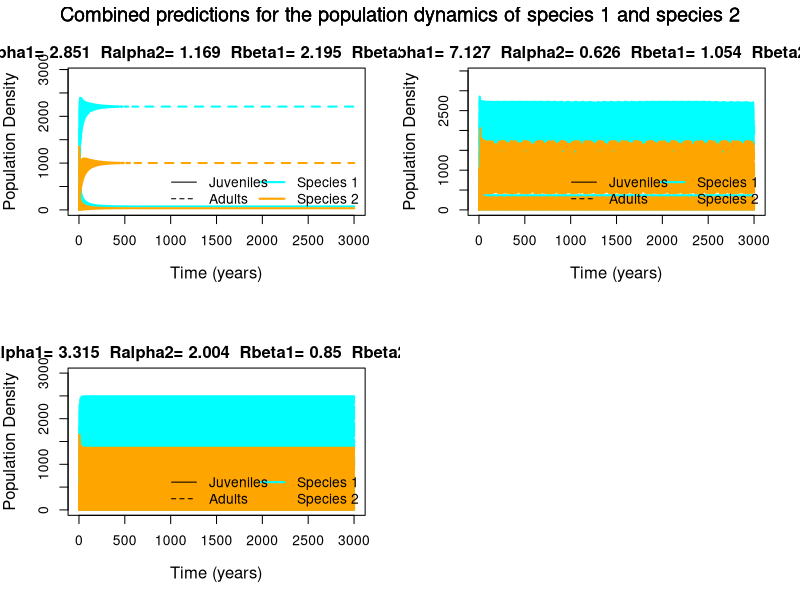

Generate this figure with R:
##Two-stage model with two-species fertility competition


#1. Clearing workspace
rm(list=ls())
graphics.off()

#2. Parameters set on types (lambda 1, lambda 2, alphas...)

fert1<-c(300,300,300)
fert2<-c(250,250,250)

matur1<-c(0.7,0.7,0.7)
matur2 <-c(0.8,0.8,0.8)

# matur1<-c(1,1,1)
# matur2 <-c(1,1,1)

#juvenile survival
phi1 <-c(0.5,0.5,0.5)
phi2 <-c(0.4,0.4,0.4)

#adult survival
#s1a<-c(0.5,0.5,0.5)
#s2a<-c(0.6,0.6,0.6)

s1a<-c(0,0,0)
s2a<-c(0,0,0)

Alphaset<-list(matrix(c(0.1, 0.05, 0.06, 0.1),ncol = 2, byrow = TRUE),
               matrix(c(0.1, 0.02, 0.112, 0.1),ncol = 2, byrow = TRUE),
               matrix(c(0.1, 0.043, 0.035, 0.1),ncol = 2, byrow = TRUE))

Betaset<-list(matrix(c(0.1, 0.06, 0.06, 0.1),ncol = 2, byrow = TRUE),
              matrix(c(0.1, 0.125, 0.01, 0.1),ncol = 2, byrow = TRUE),
              matrix(c(0.1, 0.155, 0.165, 0.1),ncol = 2, byrow = TRUE))


#3. Creating vectors
years <- 3000
TimeVec<-seq(1,years+1)
N1j<-matrix(0,3,years+1)
N2j<-matrix(0,3,years+1)
N1a<-matrix(0,3,years+1)
N2a<-matrix(0,3,years+1)
svar1j<-matrix(0,3,years+1)
svar2j<-matrix(0,3,years+1)

#4. INITIALIZATION
N0 <- 50
for(i in 1:3){
  N1j[i,1] <-0
  N1a[i,1] <-N0
  N2j[i,1] <-0
  N2a[i,1] <-N0
}

for (t in 1:years){
  for(i in 1:3){ 
    alphs <- Alphaset[[i]]
    betas <- Betaset[[i]]
    
    svar1j[i,t] <- phi1[i]/(1+betas[1,1]*N1a[i,t]+betas[1,2]*N2a[i,t])
    svar2j[i,t] <- phi2[i]/(1+betas[2,1]*N1a[i,t]+betas[2,2]*N2a[i,t]) ### corrected indices betas[2,1] and betas[2,2] 29/04/2020
    
    N1j[i,t+1]<-(1-matur1[i])*svar1j[i,t]*N1j[i,t]+
      (fert1[i]/(1+alphs[1,1]*N1a[i,t]+alphs[1,2]*N2a[i,t])*N1a[i,t]) ### corrected svar1j[i] -> svar1j[i,t] 29/04/2020
    N2j[i,t+1]<-(1-matur2[i])*svar2j[i,t]*N2j[i,t]+
      (fert2[i]/(1+alphs[2,2]*N2a[i,t]+alphs[2,1]*N1a[i,t])*N2a[i,t]) ### corrected svar2j[i]-> svar2j[i,t] 29/04/2020
    
    N1a[i,t+1]<-matur1[i]*svar1j[i,t]*N1j[i,t]+s1a[i]*N1a[i,t]  ### corrected svar1j[i] -> svar1j[i,t] 29/04/2020
    N2a[i,t+1]<-matur2[i]*svar2j[i,t]*N2j[i,t]+s2a[i]*N2a[i,t]  ### corrected svar2j[i]-> svar2j[i,t] 29/04/2020
  }
}


#5. Plotting & invasion scores
mat_invasion_crit <-matrix(0,3,4)
par(mfrow=c(2,2))

for(i in 1:3){


  # Invasion scores
  alphs <- Alphaset[[i]]
  betas <- Betaset[[i]]

  s1j<- phi1
  s2j <-phi2

  scrit1j <- (1-s1a)/((1-matur1)*(1-s1a)+fert1*matur1)
  scrit2j <- (1-s2a)/((1-matur2)*(1-s2a)+fert2*matur2)

  f1<-(1/(matur1*s1j))*(1-s1a)*(1-s1j+matur1*s1j)
  f2<-(1/(matur2*s2j))*(1-s2a)*(1-s2j+matur2*s2j)

  Rs1<-phi1/scrit1j-1
  Rs2<-phi2/scrit2j-1

  Rf1<-(fert1/f1)-1
  Rf2<-(fert2/f2)-1


  Inv1<-((Rf1[i])/(Rf2[i]))*(alphs[2,2]/alphs[1,2])
  Inv2<-((Rf2[i])/(Rf1[i]))*(alphs[1,1]/alphs[2,1])
  Inv3<-((Rs1[i])/(Rs2[i]))*(betas[2,2]/betas[1,2])
  Inv4<-((Rs2[i])/(Rs1[i]))*(betas[1,1]/betas[2,1])

  print(c(Inv1,Inv2,Inv3,Inv4))
  mat_invasion_crit[i,] <- c(Inv1,Inv2,Inv3,Inv4)
  # Plottings

  plot(TimeVec,N1j[i,],type="l",
       xlab='Time (years)',ylab='Population Density', cex.main = 1.2,
       ylim=c(0,1.2*max(N1j[i,], N2j[i,], N1a[i,], N2a[i,])),cex.lab = 1.2,lty = 2, lwd = 2 , col='cyan')

  title(paste("Ralpha1=",round(Inv1, 3), " Ralpha2=",round(Inv2, 3), " Rbeta1=", round(Inv3, 3), " Rbeta2=", round(Inv4, 3)),line=0.6,cex=0.7)
  lines(TimeVec,N1a[i,],type="l",lwd=2,col='cyan')
  lines(TimeVec,N2j[i,],lty = 2,lwd=2,col='orange')
  lines(TimeVec,N2a[i,],type="l",lwd=2,col='orange')
  mtext("Combined predictions for the population dynamics of species 1 and species 2",
        outer=TRUE,  cex=1.2, line=-1.5)

  legend("bottomright", legend = c("Species 1", "Species 2"),
         lty = 1, lwd = 2, col = c("cyan", "orange"), cex =1 , bty = "n")
  legend("bottom", legend = c("Juveniles","Adults"),
         lty = c(1,2), cex =1 , bty = "n")
}

pdf(file="2Spe-2LF_semelparous_TS3000.pdf",width = 8, height = 8)
par(mfrow=c(2,2))
for(i in 1:3){
  plot(TimeVec,N1j[i,]+N1a[i,],type="l",
       xlab='Time (years)',ylab='Population Density', cex.main = 1.2,
       ylim=c(0,1.2*max(N1j[i,], N2j[i,], N1a[i,], N2a[i,])),cex.lab = 1.2,lty = 1, lwd = 1 , col='cyan')
  lines(TimeVec,N2j[i,]+N2a[i,],lty = 1,lwd=1,col='orange')
}
dev.off()

N1a[,years]+N1j[,years]
N2a[,years]+N2j[,years]
